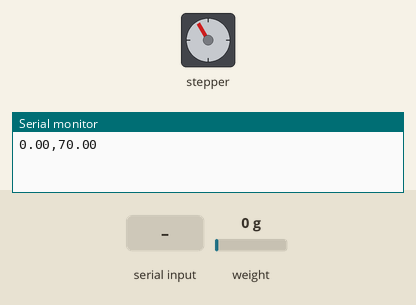
This sketch was run on a simulated ESP8266 (NodeMCU). Parts: stepper motor, the last lines printed to the serial monitor. The test bench sets the inputs (shaded band); at power-on: weight on the scale 0 g. Stepper angles assume 2048 steps per turn.

Above: at 3.6 s.
3.7 s: weight on the scale set to 100 g
At 4.64 s:
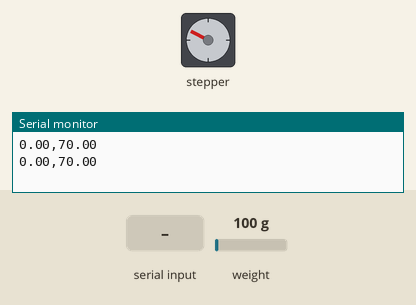
7.2 s: "t" received over Serial
At 7.77 s:
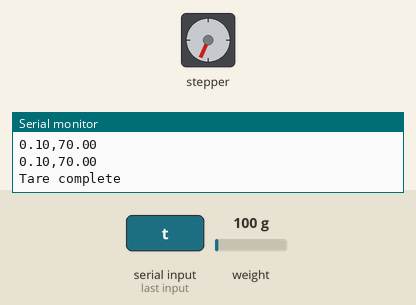
10.7 s: weight on the scale set to 1250 g
At 10.94 s:
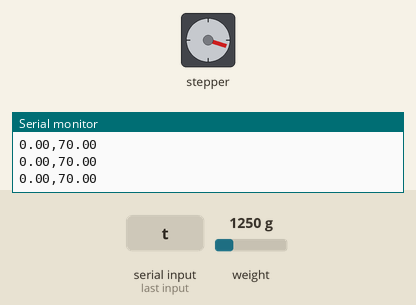
Timing chart, 0 to 20.2 s (numbered marks = the images above; inputs shaded):
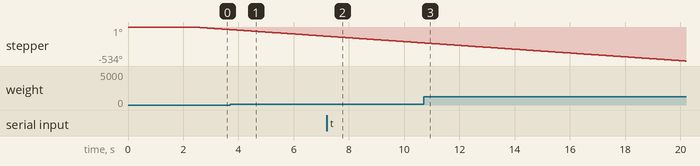

The sketch:

Loadcell_and_motor.ino
```cpp
/*
   -------------------------------------------------------------------------------------
   HX711_ADC
   Arduino library for HX711 24-Bit Analog-to-Digital Converter for Weight Scales
   Olav Kallhovd sept2017
   -------------------------------------------------------------------------------------
*/

/*
   Settling time (number of samples) and data filtering can be adjusted in the config.h file
   For calibration and storing the calibration value in eeprom, see example file "Calibration.ino"

   The update() function checks for new data and starts the next conversion. In order to acheive maximum effective
   sample rate, update() should be called at least as often as the HX711 sample rate; >10Hz@10SPS, >80Hz@80SPS.
   If you have other time consuming code running (i.e. a graphical LCD), consider calling update() from an interrupt routine,
   see example file "Read_1x_load_cell_interrupt_driven.ino".

   This is an example sketch on how to use this library
*/

#include <HX711_ADC.h>
#if defined(ESP8266)|| defined(ESP32) || defined(AVR)
#include <EEPROM.h>
#endif

#include <Stepper.h>

const int stepsPerRevolution = 2048;  // change this to fit the number of steps per revolution
// for your motor

// initialize the stepper library on pins 8 through 11:
Stepper myStepper(stepsPerRevolution, 8, 10, 9, 11);


//pins:
const int HX711_dout = 4; //mcu > HX711 dout pin
const int HX711_sck = 3; //mcu > HX711 sck pin

//HX711 constructor:
HX711_ADC LoadCell(HX711_dout, HX711_sck);

const int calVal_eepromAdress = 0;
unsigned long t = 0;


float x;
float targetF = 70;

void setup() {

  x = 0.001;

  Serial.begin(57600); delay(10);
  //Serial.println();
  //Serial.println("Starting...");


  // set the speed at 5 rpm:
  myStepper.setSpeed(5);

  LoadCell.begin();
  //LoadCell.setReverseOutput(); //uncomment to turn a negative output value to positive
  float calibrationValue; // calibration value (see example file "Calibration.ino")
  calibrationValue = -43311.62; // uncomment this if you want to set the calibration value in the sketch
#if defined(ESP8266)|| defined(ESP32)
  //EEPROM.begin(512); // uncomment this if you use ESP8266/ESP32 and want to fetch the calibration value from eeprom
#endif
  //EEPROM.get(calVal_eepromAdress, calibrationValue); // uncomment this if you want to fetch the calibration value from eeprom

  unsigned long stabilizingtime = 2000; // preciscion right after power-up can be improved by adding a few seconds of stabilizing time
  boolean _tare = true; //set this to false if you don't want tare to be performed in the next step
  LoadCell.start(stabilizingtime, _tare);
  if (LoadCell.getTareTimeoutFlag()) {
    Serial.println("Timeout, check MCU>HX711 wiring and pin designations");
    while (1);
  }
  else {
    LoadCell.setCalFactor(calibrationValue); // set calibration value (float)
    //Serial.println("Startup is complete");
  }
}

int plotCount = 0;

void loop() {


  static boolean newDataReady = 0;
  const int serialPrintInterval = 10; //increase value to slow down serial print activity

  // check for new data/start next conversion:
  if (LoadCell.update()) newDataReady = true;

  // get smoothed value from the dataset:
  if (newDataReady) {
    float i;
    if (millis() > t + serialPrintInterval) {
      i = LoadCell.getData();
      //Serial.print("Load_cell output val: ");
      //Serial.println(i);
      newDataReady = 0;
      t = millis();
    }

    float step;

    //control
    // if (i < targetF) { //If below target force compress
    //   step = x;
    // } else if (i > targetF) {
    //   step = -x;
    // }
    step = x * (targetF - i);

    move(step);

    //keep track of compression

    //Serial.print("turn val: ");
    //Serial.println(x);

    //Plot force
    if (plotCount = 1000) {
      Serial.println(String(i) + "," + String(targetF)); // + "," + String(0) + "," + String(40)
      plotCount = 0;
    } else {
      plotCount++;
    }


  }


  // receive command from serial terminal, send 't' to initiate tare operation:
  if (Serial.available() > 0) {
    char inByte = Serial.read();
    if (inByte == 't') LoadCell.tareNoDelay();
    if (inByte == 'P') targetF += 10;
    if (inByte == 'N') targetF -= 10;
  }

  // check if last tare operation is complete:
  if (LoadCell.getTareStatus() == true) {
    Serial.println("Tare complete");
  }

}


void move(float dist) {
  //postive values compress
  float pitch = 0.8;
  float revolutions = dist/pitch;
  int steps = stepsPerRevolution * revolutions;

  myStepper.step(-steps);
}
```
